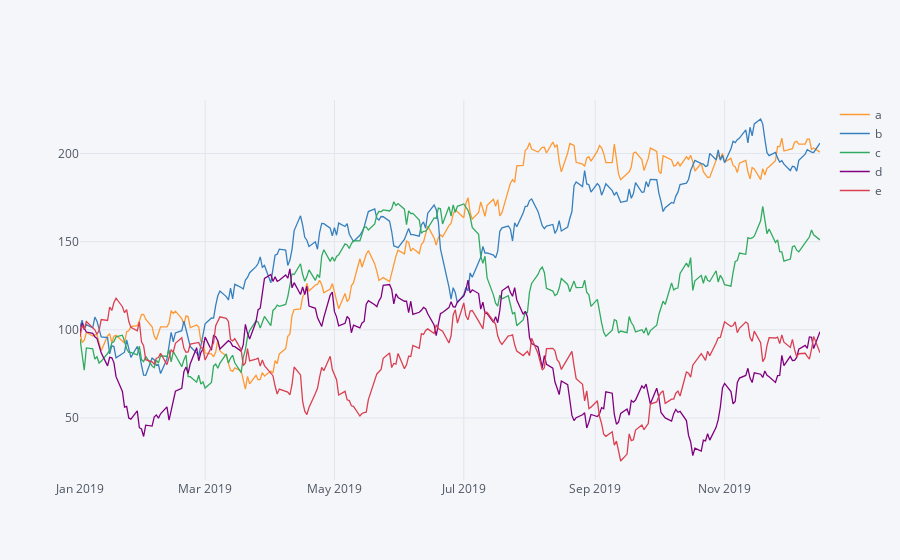

Notebook cell for this chart:
### Code cell
plyo.iplot(
    df.iplot(asFigure=True),
    image='png',
    filename='ply_01'
)

### Figure 1 — Plotly figure (JSON) as saved in the notebook; plotly's stock layout.template omitted (floating-point values rounded to 4 significant figures; data arrays with more than 128 entries replaced by an {"elided": "..."} marker saying what was removed)
{"data": [{"line": {"color": "rgba(255, 153, 51, 1.0)", "dash": "solid", "shape": "linear", "width": 1.3}, "mode": "lines", "name": "a", "text": "", "type": "scatter", "x": {"elided": "250 str values"}, "y": {"elided": "250 float values"}}, {"line": {"color": "rgba(55, 128, 191, 1.0)", "dash": "solid", "shape": "linear", "width": 1.3}, "mode": "lines", "name": "b", "text": "", "type": "scatter", "x": {"elided": "250 str values"}, "y": {"elided": "250 float values"}}, {"line": {"color": "rgba(50, 171, 96, 1.0)", "dash": "solid", "shape": "linear", "width": 1.3}, "mode": "lines", "name": "c", "text": "", "type": "scatter", "x": {"elided": "250 str values"}, "y": {"elided": "250 float values"}}, {"line": {"color": "rgba(128, 0, 128, 1.0)", "dash": "solid", "shape": "linear", "width": 1.3}, "mode": "lines", "name": "d", "text": "", "type": "scatter", "x": {"elided": "250 str values"}, "y": {"elided": "250 float values"}}, {"line": {"color": "rgba(219, 64, 82, 1.0)", "dash": "solid", "shape": "linear", "width": 1.3}, "mode": "lines", "name": "e", "text": "", "type": "scatter", "x": {"elided": "250 str values"}, "y": {"elided": "250 float values"}}], "layout": {"legend": {"bgcolor": "#F5F6F9", "font": {"color": "#4D5663"}}, "paper_bgcolor": "#F5F6F9", "plot_bgcolor": "#F5F6F9", "title": {"font": {"color": "#4D5663"}}, "xaxis": {"gridcolor": "#E1E5ED", "showgrid": true, "tickfont": {"color": "#4D5663"}, "title": {"font": {"color": "#4D5663"}, "text": ""}, "zerolinecolor": "#E1E5ED"}, "yaxis": {"gridcolor": "#E1E5ED", "showgrid": true, "tickfont": {"color": "#4D5663"}, "title": {"font": {"color": "#4D5663"}, "text": ""}, "zerolinecolor": "#E1E5ED"}}}
